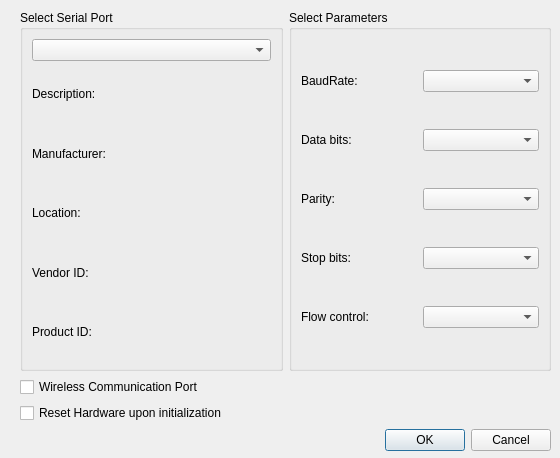
<?xml version="1.0" encoding="UTF-8"?>
<ui version="4.0">
 <class>SBMENDISerialPortSettingsDlg</class>
 <widget class="QDialog" name="SBMENDISerialPortSettingsDlg">
  <property name="geometry">
   <rect>
    <x>0</x>
    <y>0</y>
    <width>560</width>
    <height>458</height>
   </rect>
  </property>
  <property name="windowTitle">
   <string>NDI SerialPort Settings</string>
  </property>
  <widget class="QWidget" name="layoutWidget">
   <property name="geometry">
    <rect>
     <x>20</x>
     <y>10</y>
     <width>531</width>
     <height>441</height>
    </rect>
   </property>
   <layout class="QVBoxLayout" name="verticalLayout">
    <item>
     <layout class="QHBoxLayout" name="horizontalLayout">
      <item>
       <widget class="QGroupBox" name="selectBox">
        <property name="title">
         <string>Select Serial Port</string>
        </property>
        <layout class="QGridLayout" name="gridLayout">
         <item row="0" column="0">
          <widget class="QComboBox" name="serialPortInfoListBox"/>
         </item>
         <item row="1" column="0">
          <widget class="QLabel" name="descriptionLabel">
           <property name="text">
            <string>Description:</string>
           </property>
          </widget>
         </item>
         <item row="2" column="0">
          <widget class="QLabel" name="manufacturerLabel">
           <property name="text">
            <string>Manufacturer:</string>
           </property>
          </widget>
         </item>
         <item row="3" column="0">
          <widget class="QLabel" name="locationLabel">
           <property name="text">
            <string>Location:</string>
           </property>
          </widget>
         </item>
         <item row="4" column="0">
          <widget class="QLabel" name="vidLabel">
           <property name="text">
            <string>Vendor ID:</string>
           </property>
          </widget>
         </item>
         <item row="5" column="0">
          <widget class="QLabel" name="pidLabel">
           <property name="text">
            <string>Product ID:</string>
           </property>
          </widget>
         </item>
        </layout>
       </widget>
      </item>
      <item>
       <widget class="QGroupBox" name="parametersBox">
        <property name="title">
         <string>Select Parameters</string>
        </property>
        <layout class="QGridLayout" name="gridLayout_2">
         <item row="1" column="1">
          <widget class="QComboBox" name="dataBitsBox"/>
         </item>
         <item row="3" column="1">
          <widget class="QComboBox" name="stopBitsBox"/>
         </item>
         <item row="2" column="0">
          <widget class="QLabel" name="parityLabel">
           <property name="text">
            <string>Parity:</string>
           </property>
          </widget>
         </item>
         <item row="0" column="1">
          <widget class="QComboBox" name="baudRateBox"/>
         </item>
         <item row="3" column="0">
          <widget class="QLabel" name="stopBitsLabel">
           <property name="text">
            <string>Stop bits:</string>
           </property>
          </widget>
         </item>
         <item row="0" column="0">
          <widget class="QLabel" name="baudRateLabel">
           <property name="text">
            <string>BaudRate:</string>
           </property>
          </widget>
         </item>
         <item row="1" column="0">
          <widget class="QLabel" name="dataBitsLabel">
           <property name="text">
            <string>Data bits:</string>
           </property>
          </widget>
         </item>
         <item row="2" column="1">
          <widget class="QComboBox" name="parityBox"/>
         </item>
         <item row="5" column="0">
          <widget class="QLabel" name="flowControlLabel">
           <property name="text">
            <string>Flow control:</string>
           </property>
          </widget>
         </item>
         <item row="5" column="1">
          <widget class="QComboBox" name="flowControlBox"/>
         </item>
        </layout>
       </widget>
      </item>
     </layout>
    </item>
    <item>
     <widget class="QCheckBox" name="checkBox_Wireless">
      <property name="text">
       <string>Wireless Communication Port</string>
      </property>
     </widget>
    </item>
    <item>
     <widget class="QCheckBox" name="checkBox_Reset">
      <property name="text">
       <string>Reset Hardware upon initialization</string>
      </property>
     </widget>
    </item>
    <item>
     <widget class="QDialogButtonBox" name="buttonBox">
      <property name="orientation">
       <enum>Qt::Horizontal</enum>
      </property>
      <property name="standardButtons">
       <set>QDialogButtonBox::Cancel|QDialogButtonBox::Ok</set>
      </property>
     </widget>
    </item>
   </layout>
  </widget>
 </widget>
 <resources/>
 <connections>
  <connection>
   <sender>buttonBox</sender>
   <signal>accepted()</signal>
   <receiver>SBMENDISerialPortSettingsDlg</receiver>
   <slot>accept()</slot>
   <hints>
    <hint type="sourcelabel">
     <x>249</x>
     <y>339</y>
    </hint>
    <hint type="destinationlabel">
     <x>157</x>
     <y>274</y>
    </hint>
   </hints>
  </connection>
  <connection>
   <sender>buttonBox</sender>
   <signal>rejected()</signal>
   <receiver>SBMENDISerialPortSettingsDlg</receiver>
   <slot>reject()</slot>
   <hints>
    <hint type="sourcelabel">
     <x>317</x>
     <y>339</y>
    </hint>
    <hint type="destinationlabel">
     <x>286</x>
     <y>274</y>
    </hint>
   </hints>
  </connection>
 </connections>
</ui>
